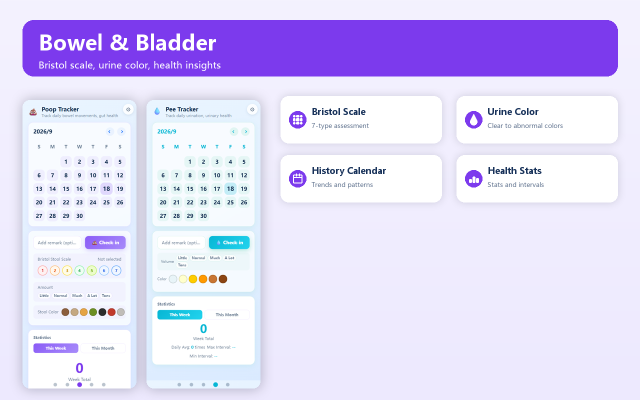
#> input picture store-assets/screenshots/en/screenshot-03-bathroom.png, 1280 x 800 px, found by its file name (shown at 1/2 size)
$ python patch_screenshot_03.py
#> lines starting #> are read from the running program, lines starting #| are printed output that depends on the picture
#> in main, base is the input picture: PIL image 1280x800 RGB; mean R, G, B 222.3, 214.5, 248.4
#!/usr/bin/env python3
"""Patch screenshot-03-bathroom: two side-by-side popups (poop + pee)
on a tall banner. Different composition than 01/02/04 (no 2x2 cards).
"""
import os
import time
from PIL import Image, ImageDraw, ImageFilter

CAP_DIR = os.path.join("scripts", "captured")
OUT_DIR = os.path.join("store-assets", "screenshots")
BG_TOP = (233, 244, 255)
BG_BOT = (218, 234, 255)

# Measured from original 03 grid crop
LEFT_X, LEFT_Y, LEFT_W, POPUP_H = 60, 200, 240, 560
RIGHT_X = 315
PAD = 24


def save_retry(img, path, tries=8):
    last = None
    for _ in range(tries):
        try:
            img.save(path, "PNG")
            return
        except OSError as e:
            last = e
            time.sleep(0.6)
    raise last


def paint_bg_strip(base, box):
#> called with box = (36, 176, 599, 784)
    x0, y0, x1, y1 = box
    overlay = Image.new("RGB", (x1 - x0, y1 - y0), BG_TOP)
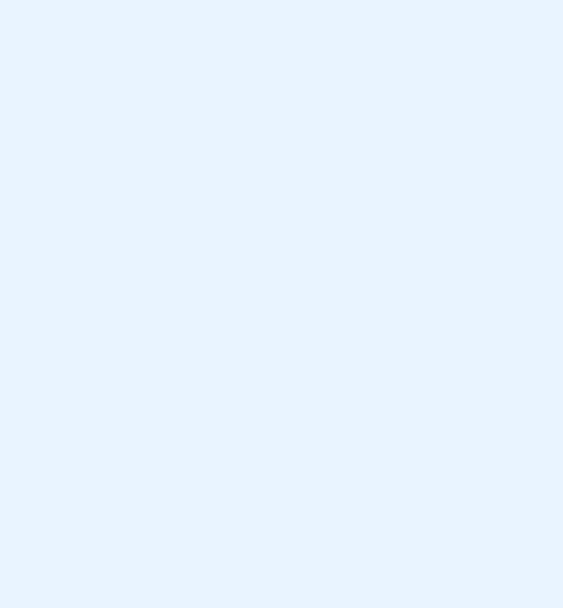
#> overlay: PIL image 563x608 RGB; mean R, G, B 233, 244, 255
    d = ImageDraw.Draw(overlay)
    h = y1 - y0
    for y in range(h):
        t = y / max(1, h - 1)
        c = tuple(int(BG_TOP[i] + (BG_BOT[i] - BG_TOP[i]) * t) for i in range(3))
        d.line([(0, y), (x1 - x0, y)], fill=c)
    base.paste(overlay, (x0, y0))
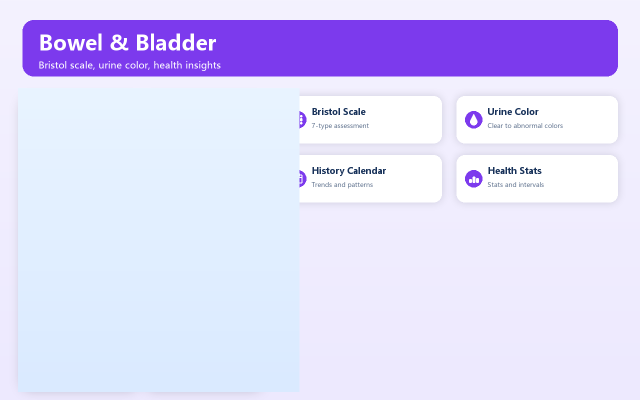
#> base: PIL image 1280x800 RGB (shown at 1/2 size); mean R, G, B 220.5, 215.4, 251.3


def paste_capture(base, lang, module, x, y, w, h):
#> (the run stopped early here; a loop or call above may not have finished)
